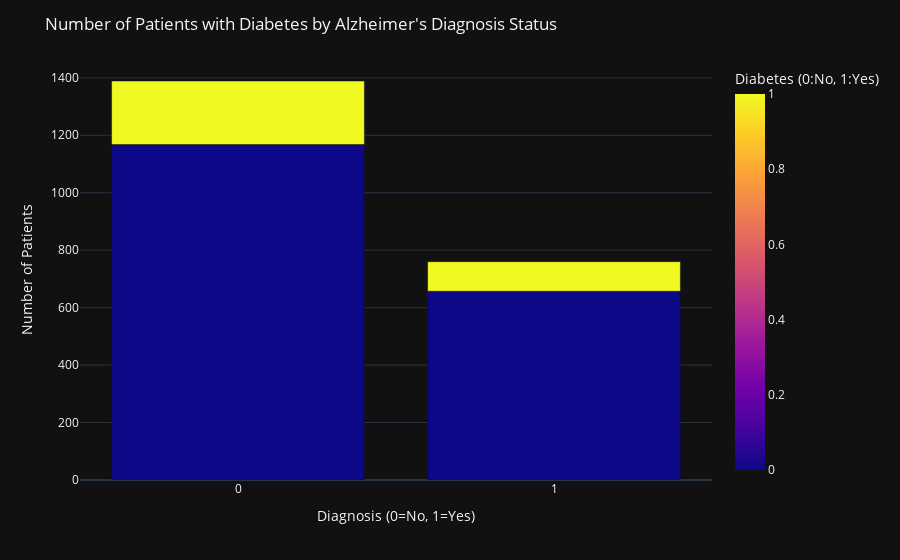

Here is the notebook cell this chart was saved with:
### Markdown cell above
>**Interpretation**: The average BMI for patients with and without Alzheimer's is nearly the same, suggesting that BMI is not a distinguishing factor between these groups.

### Code cell
# How many patients have diabetes, and how does this compare to their Alzheimer's diagnosis status?
diabetes_counts = data.groupby(['Diagnosis', 'Diabetes']).size().reset_index(name='counts')
fig = px.bar(diabetes_counts, x='Diagnosis', y='counts', color='Diabetes', barmode='group', labels={'Diagnosis':'Diagnosis (0=No, 1=Yes)', 'Diabetes':'Diabetes (0:No, 1:Yes)', 'counts':'Number of Patients'}, template="plotly_dark")
fig.update_layout(title="Number of Patients with Diabetes by Alzheimer's Diagnosis Status")
fig.show()

### Figure 1 — Plotly figure (JSON) as saved in the notebook; plotly's stock layout.template omitted (floating-point values rounded to 4 significant figures)
{"data": [{"alignmentgroup": "True", "hovertemplate": "Diagnosis (0=No, 1=Yes)=%{x}<br>Number of Patients=%{y}<br>Diabetes (0:No, 1:Yes)=%{marker.color}<extra></extra>", "legendgroup": "", "marker": {"color": [0, 1, 0, 1], "coloraxis": "coloraxis", "pattern": {"shape": ""}}, "name": "", "offsetgroup": "", "orientation": "v", "showlegend": false, "textposition": "auto", "type": "bar", "x": [0, 0, 1, 1], "xaxis": "x", "y": [1168, 221, 657, 103], "yaxis": "y"}], "layout": {"barmode": "group", "coloraxis": {"colorbar": {"title": {"text": "Diabetes (0:No, 1:Yes)"}}, "colorscale": [[0, "#0d0887"], [0.1111, "#46039f"], [0.2222, "#7201a8"], [0.3333, "#9c179e"], [0.4444, "#bd3786"], [0.5556, "#d8576b"], [0.6667, "#ed7953"], [0.7778, "#fb9f3a"], [0.8889, "#fdca26"], [1, "#f0f921"]]}, "legend": {"tracegroupgap": 0}, "margin": {"t": 60}, "title": {"text": "Number of Patients with Diabetes by Alzheimer's Diagnosis Status"}, "xaxis": {"anchor": "y", "domain": [0, 1], "title": {"text": "Diagnosis (0=No, 1=Yes)"}}, "yaxis": {"anchor": "x", "domain": [0, 1], "title": {"text": "Number of Patients"}}}}
